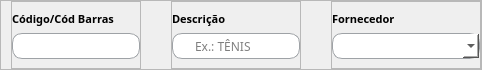
           <widget class="QFrame" name="frame_34">
            <property name="sizePolicy">
             <sizepolicy hsizetype="Preferred" vsizetype="Expanding">
              <horstretch>0</horstretch>
              <verstretch>0</verstretch>
             </sizepolicy>
            </property>
            <property name="minimumSize">
             <size>
              <width>0</width>
              <height>70</height>
             </size>
            </property>
            <property name="maximumSize">
             <size>
              <width>16777215</width>
              <height>70</height>
             </size>
            </property>
            <property name="frameShape">
             <enum>QFrame::StyledPanel</enum>
            </property>
            <property name="frameShadow">
             <enum>QFrame::Raised</enum>
            </property>
            <layout class="QGridLayout" name="gridLayout_31">
             <property name="leftMargin">
              <number>10</number>
             </property>
             <property name="topMargin">
              <number>0</number>
             </property>
             <property name="rightMargin">
              <number>0</number>
             </property>
             <property name="bottomMargin">
              <number>0</number>
             </property>
             <property name="horizontalSpacing">
              <number>30</number>
             </property>
             <property name="verticalSpacing">
              <number>9</number>
             </property>
             <item row="0" column="1">
              <widget class="QFrame" name="frame_38">
               <property name="sizePolicy">
                <sizepolicy hsizetype="Expanding" vsizetype="Preferred">
                 <horstretch>0</horstretch>
                 <verstretch>0</verstretch>
                </sizepolicy>
               </property>
               <property name="maximumSize">
                <size>
                 <width>16777215</width>
                 <height>70</height>
                </size>
               </property>
               <property name="frameShape">
                <enum>QFrame::StyledPanel</enum>
               </property>
               <property name="frameShadow">
                <enum>QFrame::Raised</enum>
               </property>
               <layout class="QGridLayout" name="gridLayout_35">
                <property name="leftMargin">
                 <number>0</number>
                </property>
                <property name="topMargin">
                 <number>9</number>
                </property>
                <property name="rightMargin">
                 <number>0</number>
                </property>
                <item row="0" column="0">
                 <widget class="QLabel" name="label_30">
                  <property name="font">
                   <font>
                    <family>Raleway</family>
                    <pointsize>8</pointsize>
                    <weight>75</weight>
                    <bold>true</bold>
                   </font>
                  </property>
                  <property name="text">
                   <string>Descrição</string>
                  </property>
                 </widget>
                </item>
                <item row="1" column="0">
                 <widget class="QLineEdit" name="input_descricao">
                  <property name="sizePolicy">
                   <sizepolicy hsizetype="Expanding" vsizetype="Expanding">
                    <horstretch>0</horstretch>
                    <verstretch>0</verstretch>
                   </sizepolicy>
                  </property>
                  <property name="maximumSize">
                   <size>
                    <width>16777215</width>
                    <height>30</height>
                   </size>
                  </property>
                  <property name="font">
                   <font>
                    <family>Raleway</family>
                   </font>
                  </property>
                  <property name="styleSheet">
                   <string notr="true">QLineEdit {
	background-color:white;
	border-radius: 10px;
	border: 1px solid rgb(158, 162, 166);
	padding-left: 20px;
}</string>
                  </property>
                  <property name="placeholderText">
                   <string>Ex.: TÊNIS</string>
                  </property>
                 </widget>
                </item>
               </layout>
              </widget>
             </item>
             <item row="0" column="0">
              <widget class="QFrame" name="frame_37">
               <property name="maximumSize">
                <size>
                 <width>130</width>
                 <height>70</height>
                </size>
               </property>
               <property name="frameShape">
                <enum>QFrame::StyledPanel</enum>
               </property>
               <property name="frameShadow">
                <enum>QFrame::Raised</enum>
               </property>
               <layout class="QGridLayout" name="gridLayout_34">
                <property name="leftMargin">
                 <number>0</number>
                </property>
                <property name="topMargin">
                 <number>9</number>
                </property>
                <property name="rightMargin">
                 <number>0</number>
                </property>
                <item row="0" column="0">
                 <widget class="QLabel" name="label_29">
                  <property name="font">
                   <font>
                    <family>Raleway</family>
                    <pointsize>8</pointsize>
                    <weight>75</weight>
                    <bold>true</bold>
                   </font>
                  </property>
                  <property name="text">
                   <string>Código/Cód Barras</string>
                  </property>
                 </widget>
                </item>
                <item row="1" column="0">
                 <widget class="QLineEdit" name="input_codBarras">
                  <property name="sizePolicy">
                   <sizepolicy hsizetype="Expanding" vsizetype="Expanding">
                    <horstretch>0</horstretch>
                    <verstretch>0</verstretch>
                   </sizepolicy>
                  </property>
                  <property name="maximumSize">
                   <size>
                    <width>16777215</width>
                    <height>30</height>
                   </size>
                  </property>
                  <property name="font">
                   <font>
                    <family>Raleway</family>
                   </font>
                  </property>
                  <property name="styleSheet">
                   <string notr="true">QLineEdit {
	background-color:white;
	border-radius: 10px;
	border: 1px solid rgb(158, 162, 166);
	padding-left: 20px;
}</string>
                  </property>
                 </widget>
                </item>
               </layout>
              </widget>
             </item>
             <item row="0" column="2">
              <widget class="QFrame" name="frame_40">
               <property name="sizePolicy">
                <sizepolicy hsizetype="Expanding" vsizetype="Preferred">
                 <horstretch>0</horstretch>
                 <verstretch>0</verstretch>
                </sizepolicy>
               </property>
               <property name="minimumSize">
                <size>
                 <width>150</width>
                 <height>0</height>
                </size>
               </property>
               <property name="maximumSize">
                <size>
                 <width>150</width>
                 <height>16777215</height>
                </size>
               </property>
               <property name="frameShape">
                <enum>QFrame::StyledPanel</enum>
               </property>
               <property name="frameShadow">
                <enum>QFrame::Raised</enum>
               </property>
               <layout class="QGridLayout" name="gridLayout_36">
                <property name="leftMargin">
                 <number>0</number>
                </property>
                <property name="topMargin">
                 <number>9</number>
                </property>
                <property name="rightMargin">
                 <number>0</number>
                </property>
                <item row="1" column="0">
                 <widget class="QComboBox" name="input_fornecedor">
                  <property name="sizePolicy">
                   <sizepolicy hsizetype="Preferred" vsizetype="Expanding">
                    <horstretch>0</horstretch>
                    <verstretch>0</verstretch>
                   </sizepolicy>
                  </property>
                  <property name="maximumSize">
                   <size>
                    <width>16777215</width>
                    <height>30</height>
                   </size>
                  </property>
                  <property name="styleSheet">
                   <string notr="true">QComboBox {
	background-color:white;
	border-radius: 10px;
	border: 1px solid rgb(158, 162, 166);
	padding-left: 20px;
}</string>
                  </property>
                  <item>
                   <property name="text">
                    <string/>
                   </property>
                  </item>
                  <item>
                   <property name="text">
                    <string>UNI</string>
                   </property>
                  </item>
                  <item>
                   <property name="text">
                    <string>CX</string>
                   </property>
                  </item>
                  <item>
                   <property name="text">
                    <string>KG</string>
                   </property>
                  </item>
                  <item>
                   <property name="text">
                    <string>PC</string>
                   </property>
                  </item>
                 </widget>
                </item>
                <item row="0" column="0">
                 <widget class="QLabel" name="label_28">
                  <property name="font">
                   <font>
                    <family>Raleway</family>
                    <pointsize>8</pointsize>
                    <weight>75</weight>
                    <bold>true</bold>
                   </font>
                  </property>
                  <property name="text">
                   <string>Fornecedor</string>
                  </property>
                 </widget>
                </item>
               </layout>
              </widget>
             </item>
            </layout>
           </widget>
